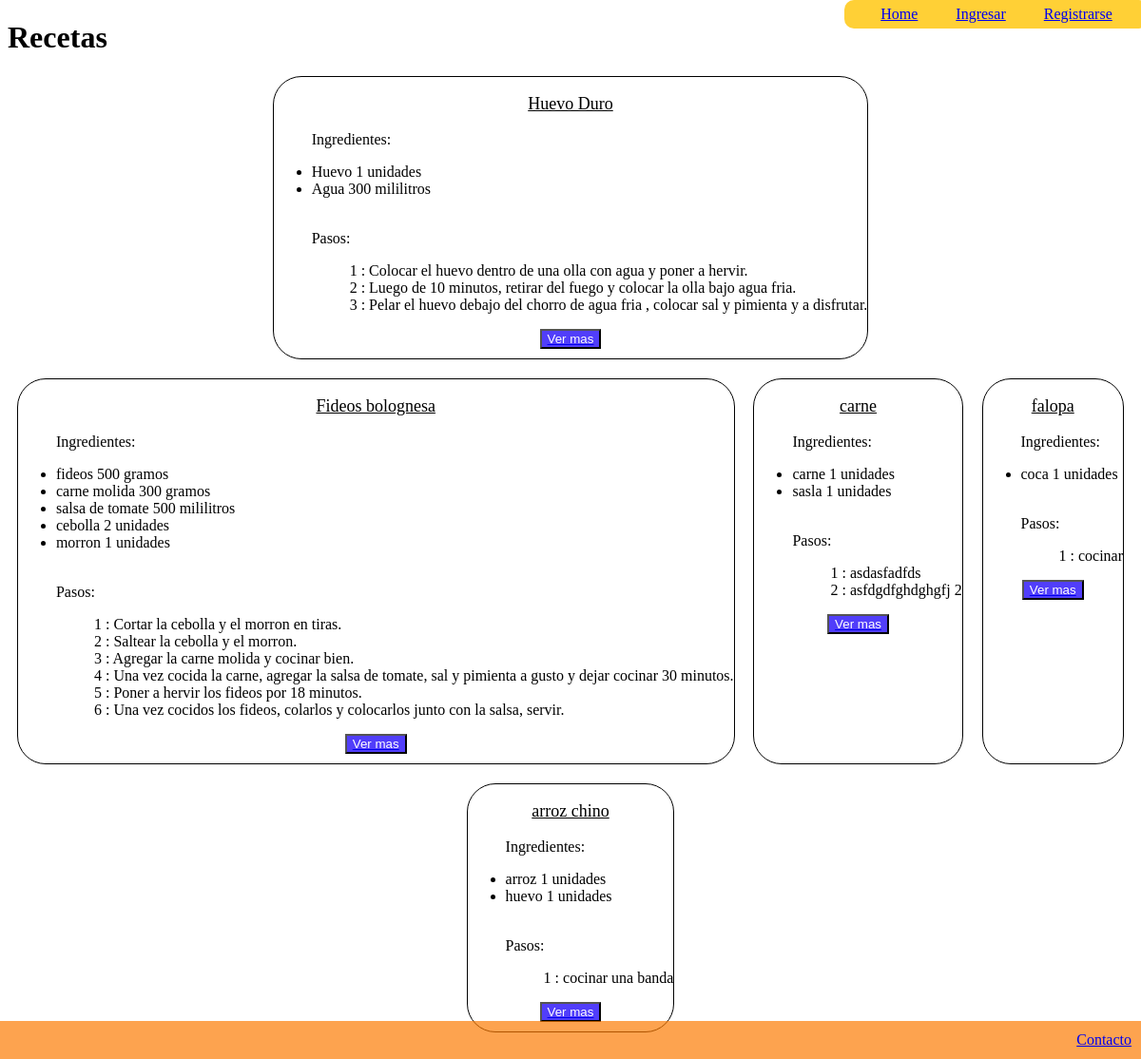
The page / on the database its author committed.
### recetasapp/models.py (models this page shows, shortened)
class Receta(models.Model):
    nombre = models.CharField(max_length=300)
    usuario = models.ForeignKey(User, null=True, blank=True, on_delete=models.SET_NULL)
    created_at = models.DateTimeField(auto_now_add=True)
    update_at = models.DateTimeField(auto_now=True)
    slug = models.SlugField(unique=True, blank=True)

class Ingrediente(models.Model):
    UNIDADES = [
        ("unidades", "unidades"),
        ("litros", "litros"),
        ("mililitros", "mililitros"),
        ("cucharadas", "cucharadas"),
        ("gramos", "gramos"),
        ("kilos", "kilos"),
        ]
    nombre = models.CharField(max_length=300)
    cantidad = models.IntegerField(default=1)
    unidad = models.CharField(max_length=20, choices=UNIDADES, default="unidades")
    receta = models.ForeignKey(Receta, related_name="ingredientes", on_delete=models.CASCADE)
    created_at = models.DateTimeField(auto_now_add=True)
    update_at = models.DateTimeField(auto_now=True)

class Paso(models.Model):
    numero = models.IntegerField(default=1)
    explicacion = models.TextField()
    receta = models.ForeignKey(Receta, related_name="paso", on_delete=models.CASCADE)
    created_at = models.DateTimeField(auto_now_add=True)
    update_at = models.DateTimeField(auto_now=True)

### recetasapp/views.py (the view)
# urls.py: 2. Add a URL to urlpatterns:  path('', views.home, name='home')
def home(request):
    context = {
        "recetas" : Receta.objects.all()
    }
    return render(request, "home.html", context=context)

### recetasapp/templates/home.html (shortened to what this page needs)
{% extends "base.html" %}
{% block content %}
<h1> Recetas </h1>
<div class="contenedor_recetas">
    {% for receta in recetas %}
    <div class="receta">
        <p class="titulo_receta">{{receta.nombre}}</p>
        <ul>
            <p>Ingredientes:</p>
            {% for ingrediente in receta.ingredientes.all %}
            <li>
                {{ingrediente.nombre }} {{ingrediente.cantidad}} {{ingrediente.unidad}}
            </li>
            {% endfor %}
            <br>
            <p>Pasos:</p>
            {% for paso in receta.paso.all %}
            <ol>
                {{ paso.numero }} : {{ paso.explicacion }}
            </ol>
            {% endfor %}
        </ul>
        <div class="contenedor_ver_mas">
            <a href="{% url 'receta' slug=receta.slug %}"> <button class="ver_mas">Ver mas</button></a>
        </div>
    </div>
    {% endfor %}
</div>
{% endblock %}

### recetasapp/templates/base.html (shortened to what this page needs)
{% load static %}
<!DOCTYPE html>
<html lang="en">
<head>
    <link rel="stylesheet" href="{% static 'base.css' %}">
</head>
<body>
<header>
    <div class="head">
        {% if user.is_authenticated %}
            <p>Hola! {{ user.username }}</p>
            <a href="{% url 'home' %}">Home</a>
            <a href="{% url 'logout' %}">Logout</a>
        {% else %}
            <a href="{% url 'home' %}">Home</a>
            <a href="{% url 'login' %}">Ingresar</a>
            <a href="{% url 'registro' %}">Registrarse</a>
        {% endif %}
    </div>
</header>
    {% block content %}
    {% endblock %}
</body>
<footer>
    <div class="foot">
        <a href="{% url 'contacto'  %}">Contacto</a>
    </div>
</footer>
</html>

### recetasapp/static/base.css (style rules this page uses)
header { display: flex; justify-content: flex-end; align-items: flex-start; width: 100%; position: absolute; top: 0px; }
.head { display: flex; align-items: center; justify-content: center; width: 20rem; height: 30px; background-color: #ffc403cb; color: white; border-radius: 10px; }
header a { margin-inline: 20px; }
footer { position: absolute; display: flex; justify-content: flex-end; color: white; width: 100%; height: 40px; left: 0; background-color: #fc7a00b0; bottom: 0px; }
.foot { display: flex; margin-right: 10px; text-align: center; justify-content: center; align-items: center; }
.foot a { font-size: 16px; }
.contenedor_recetas { display: flex; justify-content: space-around; flex-wrap: wrap; }
.receta { flex-wrap: wrap; border: solid 1px; border-radius: 30px; margin-bottom: 20px; padding-bottom: 10px; }
.titulo_receta { text-align: center; text-decoration: underline; font-size: large; }
.contenedor_ver_mas { display: flex; align-items: center; justify-content: center; }
.ver_mas { background-color: #513efa; color: white; display: flex; justify-content: center; align-items: center; text-align: center; }

### rows shown on the page
Receta: nombre "Huevo Duro"
Ingrediente: nombre "Huevo", cantidad "1", unidad "unidades"
Ingrediente: nombre "Agua", cantidad "300", unidad "mililitros"
Paso: numero "1", explicacion "Colocar el huevo dentro de una olla con agua y poner a hervir."
Paso: numero "2", explicacion "Luego de 10 minutos, retirar del fuego y colocar la olla bajo agua fria."
Paso: numero "3", explicacion "Pelar el huevo debajo del chorro de agua fria , colocar sal y pimienta y a disfrutar."
Receta: nombre "Fideos bolognesa"
Ingrediente: nombre "fideos", cantidad "500", unidad "gramos"
Ingrediente: nombre "carne molida", cantidad "300", unidad "gramos"
Ingrediente: nombre "salsa de tomate", cantidad "500", unidad "mililitros"
Ingrediente: nombre "cebolla", cantidad "2", unidad "unidades"
Ingrediente: nombre "morron", cantidad "1", unidad "unidades"
Paso: numero "1", explicacion "Cortar la cebolla y el morron en tiras."
Paso: numero "2", explicacion "Saltear la cebolla y el morron."
Paso: numero "3", explicacion "Agregar la carne molida y cocinar bien."
Paso: numero "4", explicacion "Una vez cocida la carne, agregar la salsa de tomate, sal y pimienta a gusto y dejar cocinar 30 minutos."
Paso: numero "5", explicacion "Poner a hervir los fideos por 18 minutos."
Paso: numero "6", explicacion "Una vez cocidos los fideos, colarlos y colocarlos junto con la salsa, servir."
Receta: nombre "carne"
Ingrediente: nombre "carne", cantidad "1", unidad "unidades"
Ingrediente: nombre "sasla", cantidad "1", unidad "unidades"
Paso: numero "1", explicacion "asdasfadfds"
Paso: numero "2", explicacion "asfdgdfghdghgfj 2"
Receta: nombre "falopa"
Ingrediente: nombre "coca", cantidad "1", unidad "unidades"
Paso: numero "1", explicacion "cocinar"
Receta: nombre "arroz chino"
Ingrediente: nombre "arroz", cantidad "1", unidad "unidades"
Ingrediente: nombre "huevo", cantidad "1", unidad "unidades"
Paso: numero "1", explicacion "cocinar una banda"
